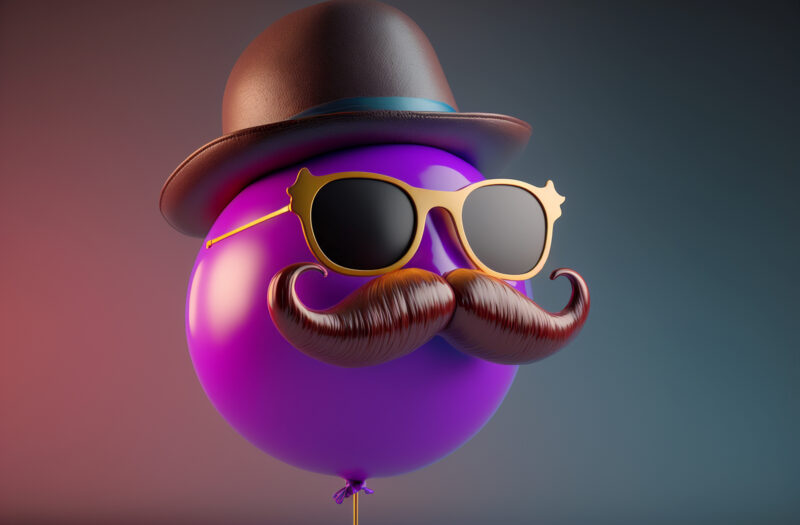
#> input picture ComputerVision-LAB-main/ex1/pexels-photo.jpg, 800 x 525 px
$ python ex1.py
#> lines starting #> are read from the running program, lines starting #| are printed output that depends on the picture
#ex1

import cv2

#Input image
input = cv2.imread('pexels-photo.jpg')
#> input is the input picture: shape (525, 800, 3); mean B, G, R 89.1, 69.5, 95.6

#Get input size
height, width = input.shape[:2]
#> height = 525; width = 800

#Desired "pixelated" size for 8,4,1 bit
w, h = (256, 256)
a, b = (16, 16)
c, d = (2, 2)

#Resize input to "8 bit" size
#Resize input to "4 bit" size
#Resize input to "1 bit" size

temp = cv2.resize(input, (w, h), cv2.INTER_LINEAR)
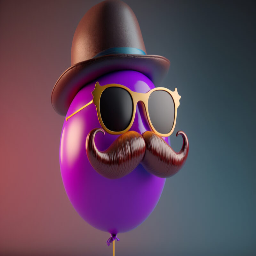
#> temp: shape (256, 256, 3); mean B, G, R 89.1, 69.5, 95.6
temp1 = cv2.resize(input, (a, b), cv2.INTER_LINEAR)
temp2 = cv2.resize(input, (c, d), cv2.INTER_LINEAR)

#Initialize output image
output1 = cv2.resize(temp, (width, height), cv2.INTER_NEAREST)
output2 = cv2.resize(temp1, (width, height), cv2.INTER_NEAREST)
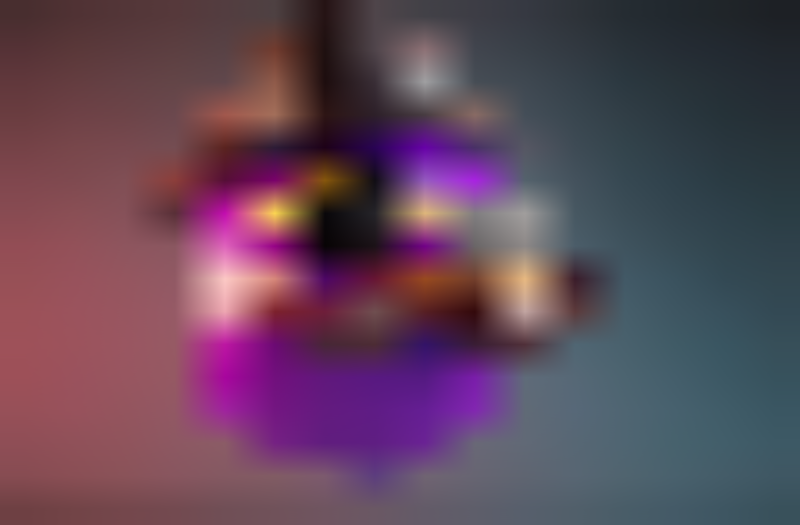
#> output2: shape (525, 800, 3); mean of channels 0, 1, 2 88.3, 69.3, 96; drawn as B, G, R
output3 = cv2.resize(temp2, (width, height), cv2.INTER_NEAREST)
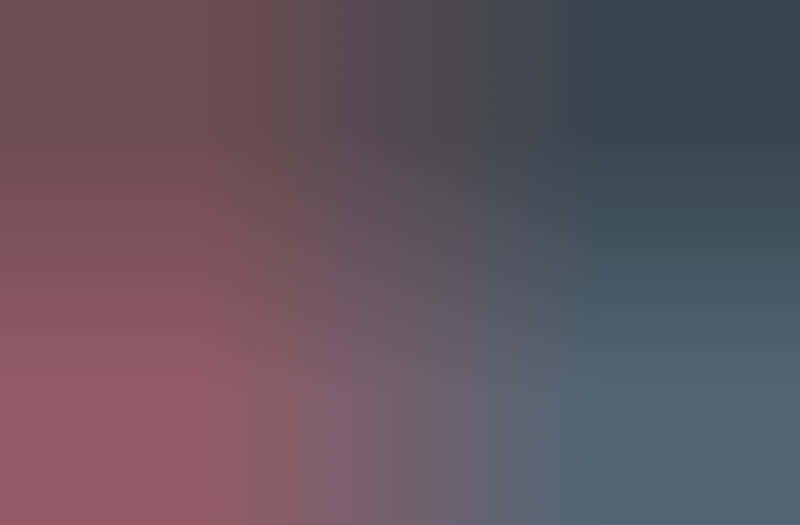
#> output3: shape (525, 800, 3); mean of channels 0, 1, 2 94.4, 84.4, 98.4; drawn as B, G, R
cv2.imshow("tiger_8.jpg",output1)
cv2.imshow("tiger_4",output2)
cv2.imshow("tiger_1",output3)
cv2.imshow("tiger.jpg",input)

#24 Bit to 8 Bit
import cv2
#Input image
input = cv2.imread('tiger.jpg')
#Get input size
#> (the run stopped early here; a loop or call above may not have finished)

$ run again, with ComputerVision-LAB-main/ex3/pexels-photo.jpg copied over ComputerVision-LAB-main/ex1/pexels-photo.jpg
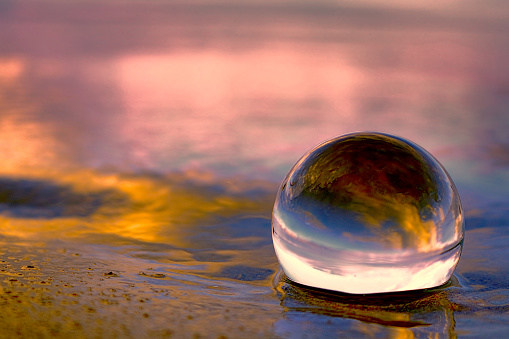
#> input picture ComputerVision-LAB-main/ex3/pexels-photo.jpg, 509 x 339 px
#> input is the input picture: shape (339, 509, 3); mean B, G, R 97.9, 110.9, 153.6
#> `temp = cv2.resize(input, (w, h), cv2.INTER_LINEAR)`:
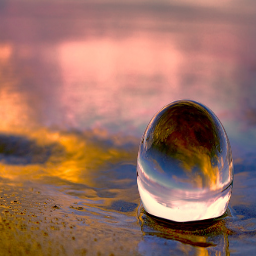
#> temp: shape (256, 256, 3); mean B, G, R 97.8, 110.8, 153.5
#> `output3 = cv2.resize(temp2, (width, height), cv2.INTER_NEAREST)`:
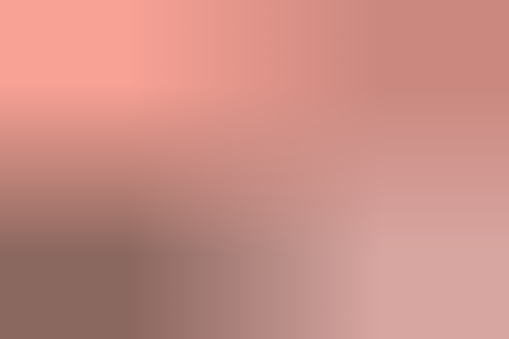
#> output3: shape (339, 509, 3); mean of channels 0, 1, 2 132.9, 141.4, 200.9; drawn as B, G, R

$ run again, with ComputerVision-LAB-main/ex11/tt1.jpg copied over ComputerVision-LAB-main/ex1/pexels-photo.jpg
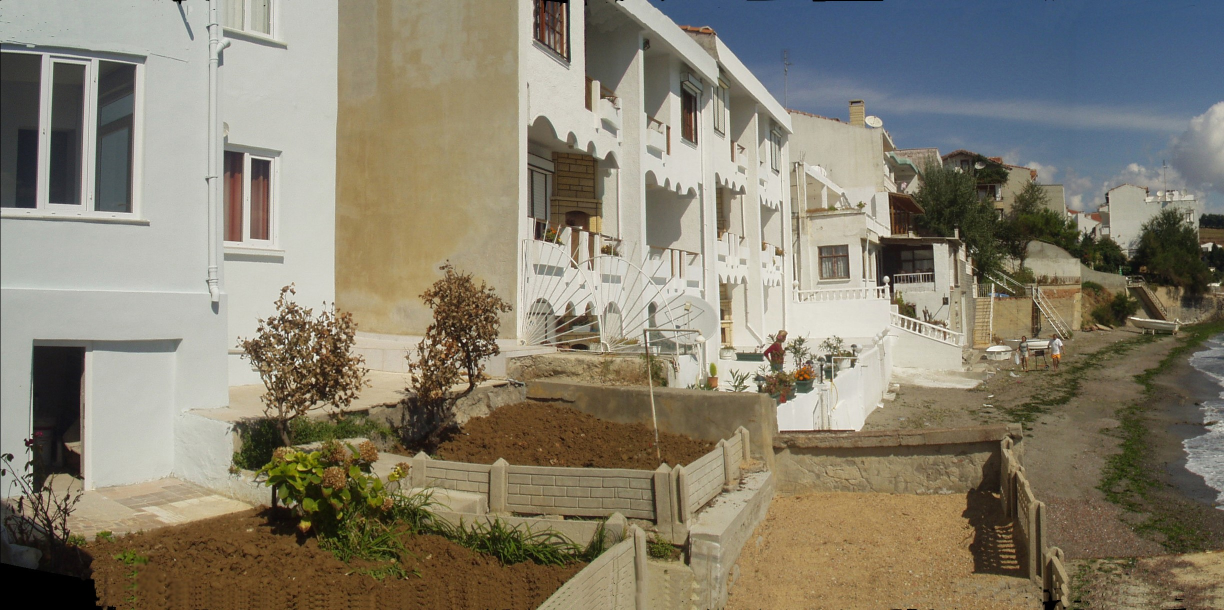
#> input picture ComputerVision-LAB-main/ex11/tt1.jpg, 2448 x 1220 px (shown at 1/2 size)
#> input is the input picture: shape (1220, 2448, 3); mean B, G, R 110.6, 127.6, 134.1
#> `temp = cv2.resize(input, (w, h), cv2.INTER_LINEAR)`:
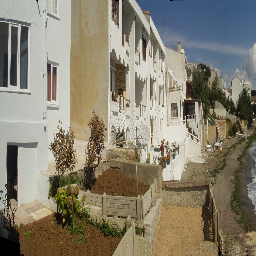
#> temp: shape (256, 256, 3); mean B, G, R 110.5, 127.5, 134
#> `output3 = cv2.resize(temp2, (width, height), cv2.INTER_NEAREST)`:
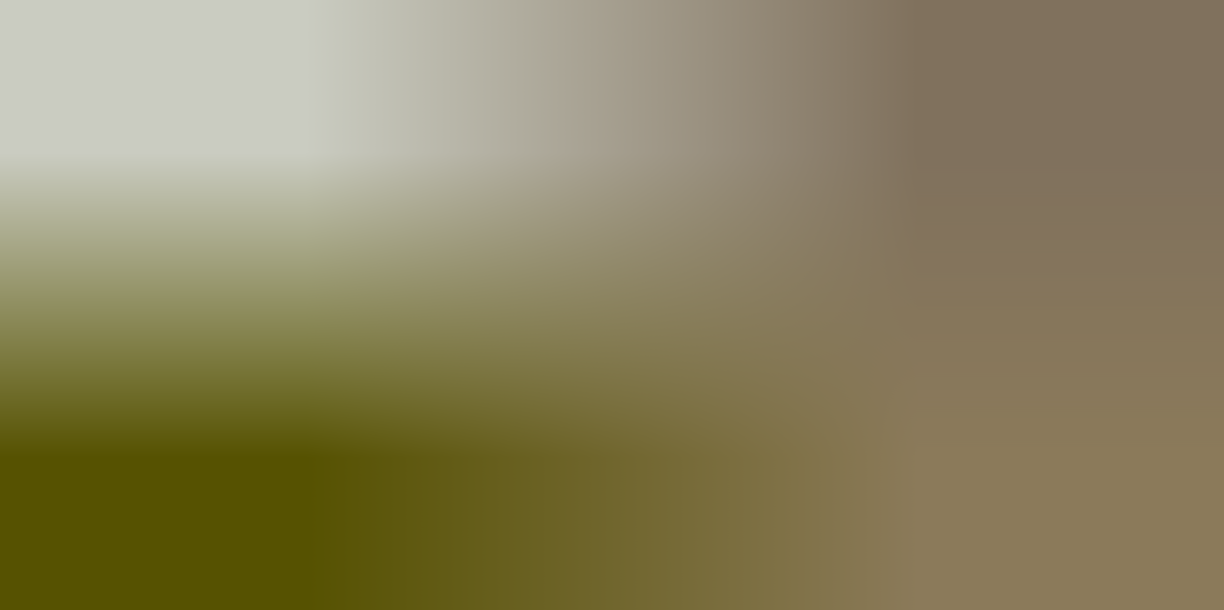
#> output3: shape (1220, 2448, 3) (shown at 1/2 size); mean of channels 0, 1, 2 94.2, 130.2, 138.7; drawn as B, G, R
